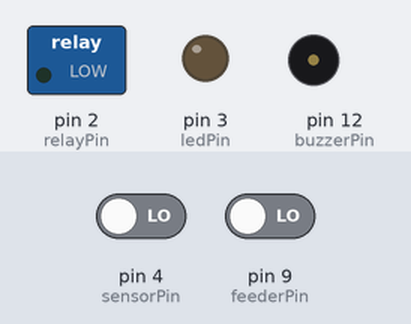
The sketch below on a simulated Arduino Uno, built with avr-gcc and run on an emulated ATmega328P. Shown: switched loads named in the sketch (green lamp = pin HIGH), output pins drawn as LEDs (lit = HIGH), buzzer (waves = sounding, pin HIGH). The inputs (shaded band) are chosen by the test bench; at power-on: pin 9 (feederPin) LOW, pin 4 (sensorPin) LOW.

Above: at 11.2 s.
11.3 s: pin 9 (feederPin) driven HIGH
At 13.5 s:
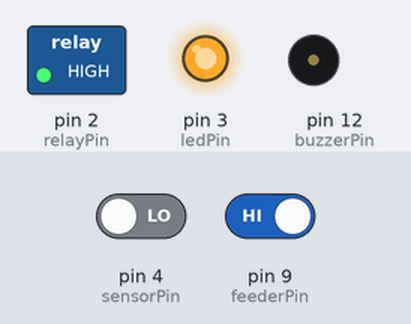
At 40.0 s:
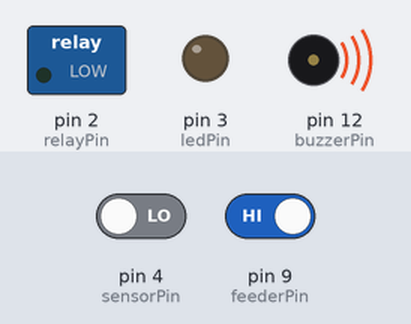
Timing chart, 0 to 40.8 s (numbered marks = the images above; inputs shaded):
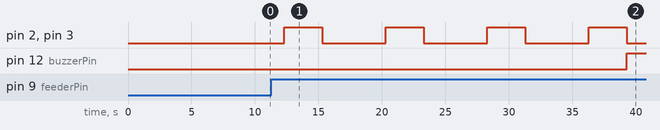

Measured:
- after the input at 11.3 s, pin 2 (relayPin), pin 3 (ledPin): alternates HIGH for 3.0 s and LOW for 5.0 s, starting after 1.0 s; pin 12 (buzzerPin): LOW → HIGH after 28.0 s

The sketch:

G1-AutoFeeding.ino
```cpp
#define relayPin 2
#define ledPin 3
#define buzzerPin 12
#define sensorPin 4
#define feederPin 9

const bool invertSensorReading = false;

const int maxFeedingCicle = 3;
const int maxPauseCicle = 3;
const int feedingTime = 1000;
const int silentPauseTime = 5000;
const int alarmTime = 3000;
const int alarmPauseTime = 17000;
const int startingDelay = 10000;

unsigned long debounceDelayFeeder = 1000;
unsigned long debounceDelaySensor = 1000;
unsigned int debounceSample = 10;

int feedingCicle = 0;
int pauseCicle = 0;

bool lastFeederStatus = LOW;
bool lastSensorStatus = LOW;

void setup(){
    pinMode(relayPin, OUTPUT);
    pinMode(ledPin, OUTPUT);
    pinMode(buzzerPin, OUTPUT);
    pinMode(sensorPin, INPUT);
    pinMode(feederPin, INPUT);

    digitalWrite(relayPin, LOW);
    digitalWrite(ledPin, LOW);
    digitalWrite(buzzerPin, LOW);

    delay(startingDelay);

    //Serial.begin(9600);
    //Serial.print("Starting Auto Feeding System");
}

bool debouncedFeederStatus(){
    bool currentFeederStatus = digitalRead(feederPin);
    if (currentFeederStatus != lastFeederStatus) {
        //Serial.print("Start Feed Debounce ");
        //Serial.print("| Waiting: ");
        for(int i = 0; i < debounceSample; i++){
            delay(debounceDelayFeeder/debounceSample);
            if(currentFeederStatus != digitalRead(feederPin)) {
                //Serial.println("\n| Debounce Failed");
                return lastFeederStatus;
            }
            //Serial.print(" . ");
        }
        //Serial.println("\n| Debounce Success");
        //update lastFeederStatus only after X consistent readings
        lastFeederStatus = currentFeederStatus;
    }
    return lastFeederStatus;
}

bool debouncedSensorStatus(){
    bool currentSensorStatus = invertSensorReading ? !digitalRead(sensorPin) : digitalRead(sensorPin);
    if (currentSensorStatus != lastSensorStatus) {
        //Serial.print("Start Sensor Debounce ");
        //Serial.print("| Waiting: ");
        for(int i = 0; i < debounceSample; i++){
            delay(debounceDelaySensor/debounceSample);
            if(currentSensorStatus != invertSensorReading ? !digitalRead(sensorPin) : digitalRead(sensorPin)) {
                //Serial.println("\n| Debounce Failed");
                return lastSensorStatus;
            }
            //Serial.print(" . ");
        }
        //Serial.println("\n| Debounce Success");
        //update lastSensorStatus only after X consistent readings
        lastSensorStatus = currentSensorStatus;
    }
    return lastSensorStatus;
}

void loop(){

    if(debouncedFeederStatus() == false || debouncedSensorStatus() == true) {
        digitalWrite(relayPin, LOW);
        digitalWrite(ledPin, LOW);
        //Serial.println("Feeder OFF");
        feedingCicle = 0;
        pauseCicle = 0;
    }
    else {
        if(feedingCicle >= maxFeedingCicle) {
            feedingCicle = 0;
            digitalWrite(relayPin, LOW);
            digitalWrite(ledPin, LOW);
            //Serial.println("Feeder OFF - Alarm");
            if(pauseCicle >= maxPauseCicle) {
                pauseCicle = 0;
                digitalWrite(buzzerPin, HIGH);
                delay(alarmTime);
                digitalWrite(buzzerPin, LOW);
                delay(alarmPauseTime);
                //Serial.println("Buzzer Alarm");
            }
            else {
                delay(silentPauseTime);
                pauseCicle ++;
            }
        }
        else {
            digitalWrite(relayPin, HIGH);
            digitalWrite(ledPin, HIGH);
            //Serial.println("Feeder ON");
            delay(feedingTime);
            feedingCicle ++;
        }
    }
}
```
